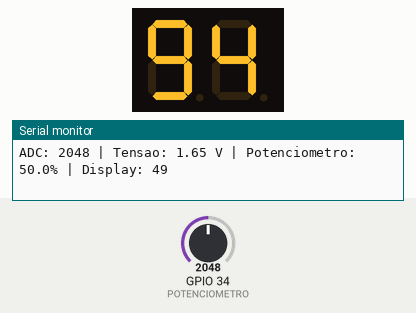
Simulated run of this sketch. Board: ESP32. On the bench: 2-digit seven-segment display, the last lines printed to the serial monitor. Wiring (inferred from the names in the program): 2-digit 7-segment display, segments lit when HIGH: segments GPIO 18, GPIO 5, GPIO 21, GPIO 3, GPIO 1, GPIO 23, GPIO 22, GPIO 19; digit selects GPIO 16, GPIO 17. The inputs (shaded band) are chosen by the test bench; at power-on: GPIO 34 (POTENCIOMETRO) = 2048 (analog values on the 0–4095 scale). The segment pins are drawn as the display they are named for.

Above: at 1.7 s.
1.8 s: GPIO 34 (POTENCIOMETRO) set to 2866
At 4.5 s:
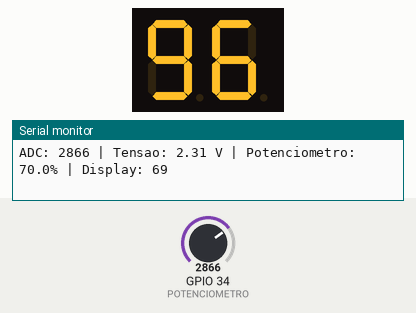
4.8 s: GPIO 34 (POTENCIOMETRO) set to 3603
At 7.6 s:
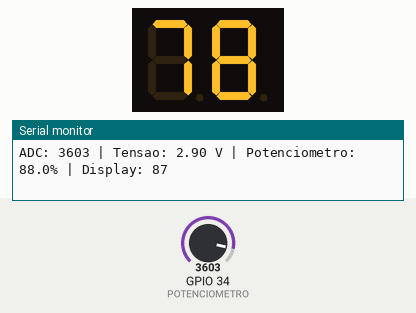
7.8 s: GPIO 34 (POTENCIOMETRO) set to 4095
At 10.6 s:
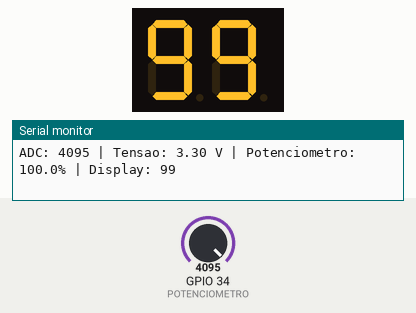
Timing chart, 0 to 12.1 s (numbered marks = the images above; inputs shaded):
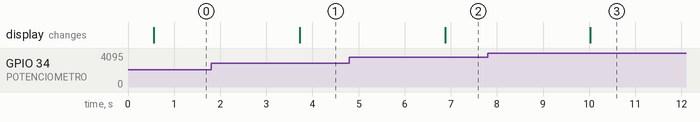

Measured:
- after the input at 1.8 s, the display: changes after 1.9 s (image 1)
- after the input at 4.8 s, the display: changes after 2.1 s (image 2)
- after the input at 7.8 s, the display: changes after 2.2 s (image 3)

The sketch:

Exercicio02.ino
```cpp
#include <Arduino.h>
#include "freertos/FreeRTOS.h"
#include "freertos/task.h"
#include "freertos/queue.h"

static const uint8_t POTENCIOMETRO = 34;
static const uint8_t SEG_A = 18;
static const uint8_t SEG_B = 5;
static const uint8_t SEG_C = 21;
static const uint8_t SEG_D = 3;
static const uint8_t SEG_E = 1;
static const uint8_t SEG_F = 23;
static const uint8_t SEG_G = 22;
static const uint8_t SEG_DP = 19;
static const uint8_t DISPLAY_DEZENA = 16;
static const uint8_t DISPLAY_UNIDADE = 17;

static const uint8_t TAMANHO_FILA = 5;
static const uint16_t ADC_MAXIMO = 4095;
static const float TENSAO_REFERENCIA = 3.3f;

const byte digitos7seg[10][8] = {
  {1, 1, 1, 1, 1, 1, 0, 0}, // 0
  {0, 1, 1, 0, 0, 0, 0, 0}, // 1
  {1, 1, 0, 1, 1, 0, 1, 0}, // 2
  {1, 1, 1, 1, 0, 0, 1, 0}, // 3
  {0, 1, 1, 0, 0, 1, 1, 0}, // 4
  {1, 0, 1, 1, 0, 1, 1, 0}, // 5
  {1, 0, 1, 1, 1, 1, 1, 0}, // 6
  {1, 1, 1, 0, 0, 0, 0, 0}, // 7
  {1, 1, 1, 1, 1, 1, 1, 0}, // 8
  {1, 1, 1, 1, 0, 1, 1, 0}  // 9
};

const uint8_t pinosSegmentos[8] = {
  SEG_A, SEG_B, SEG_C, SEG_D, SEG_E, SEG_F, SEG_G, SEG_DP
};

QueueHandle_t filaPotenciometro;
volatile uint8_t valorDisplay = 0;

void taskLeituraPotenciometro(void *pvParameters);
void taskProcessamento(void *pvParameters);
void taskDisplay(void *pvParameters);

void apagarDisplays() {
  digitalWrite(DISPLAY_DEZENA, LOW);
  digitalWrite(DISPLAY_UNIDADE, LOW);
}

void escreverDigito(uint8_t digito) {
  for (uint8_t i = 0; i < 8; i++) {
    digitalWrite(pinosSegmentos[i], digitos7seg[digito][i]);
  }
}

void exibirNumeroMux(uint8_t numero) {
  uint8_t dezena = numero / 10;
  uint8_t unidade = numero % 10;

  apagarDisplays();
  escreverDigito(dezena);
  digitalWrite(DISPLAY_DEZENA, HIGH);
  vTaskDelay(pdMS_TO_TICKS(2));

  apagarDisplays();
  escreverDigito(unidade);
  digitalWrite(DISPLAY_UNIDADE, HIGH);
  vTaskDelay(pdMS_TO_TICKS(2));
}

void setup() {
  Serial.begin(115200);
  delay(500);

  analogReadResolution(12);
  pinMode(POTENCIOMETRO, INPUT);

  for (uint8_t i = 0; i < 8; i++) {
    pinMode(pinosSegmentos[i], OUTPUT);
    digitalWrite(pinosSegmentos[i], LOW);
  }

  pinMode(DISPLAY_DEZENA, OUTPUT);
  pinMode(DISPLAY_UNIDADE, OUTPUT);
  apagarDisplays();

  filaPotenciometro = xQueueCreate(TAMANHO_FILA, sizeof(uint16_t));

  if (filaPotenciometro == NULL) {
    Serial.println("Erro: nao foi possivel criar a fila.");
    while (true) {
      delay(1000);
    }
  }

  if (xTaskCreate(taskLeituraPotenciometro, "LeituraPot", 2048, NULL, 1, NULL) != pdPASS ||
      xTaskCreate(taskProcessamento, "ProcessaFila", 3072, NULL, 1, NULL) != pdPASS ||
      xTaskCreate(taskDisplay, "DisplayMux", 2048, NULL, 2, NULL) != pdPASS) {
    Serial.println("Erro: nao foi possivel criar as tasks.");
    while (true) {
      delay(1000);
    }
  }

  Serial.println("Sistema iniciado.");
  Serial.println("Fila de 5 posicoes, serial e display de 7 segmentos com multiplexacao.");
}

void loop() {
  vTaskDelay(pdMS_TO_TICKS(1000));
}

void taskLeituraPotenciometro(void *pvParameters) {
  (void) pvParameters;

  while (true) {
    uint16_t leituraADC = analogRead(POTENCIOMETRO);
    xQueueSend(filaPotenciometro, &leituraADC, portMAX_DELAY);
    vTaskDelay(pdMS_TO_TICKS(150));
  }
}

void taskProcessamento(void *pvParameters) {
  (void) pvParameters;
  uint16_t leituraRecebida = 0;

  while (true) {
    if (xQueueReceive(filaPotenciometro, &leituraRecebida, portMAX_DELAY) == pdTRUE) {
      float tensao = (static_cast<float>(leituraRecebida) * TENSAO_REFERENCIA) / ADC_MAXIMO;
      float percentual = (static_cast<float>(leituraRecebida) * 100.0f) / ADC_MAXIMO;

      valorDisplay = map(leituraRecebida, 0, ADC_MAXIMO, 0, 99);

      Serial.print("ADC: ");
      Serial.print(leituraRecebida);
      Serial.print(" | Tensao: ");
      Serial.print(tensao, 2);
      Serial.print(" V | Potenciometro: ");
      Serial.print(percentual, 1);
      Serial.print("% | Display: ");
      Serial.println(valorDisplay);

      vTaskDelay(pdMS_TO_TICKS(350));
    }
  }
}

void taskDisplay(void *pvParameters) {
  (void) pvParameters;

  while (true) {
    exibirNumeroMux(valorDisplay);
  }
}
```
